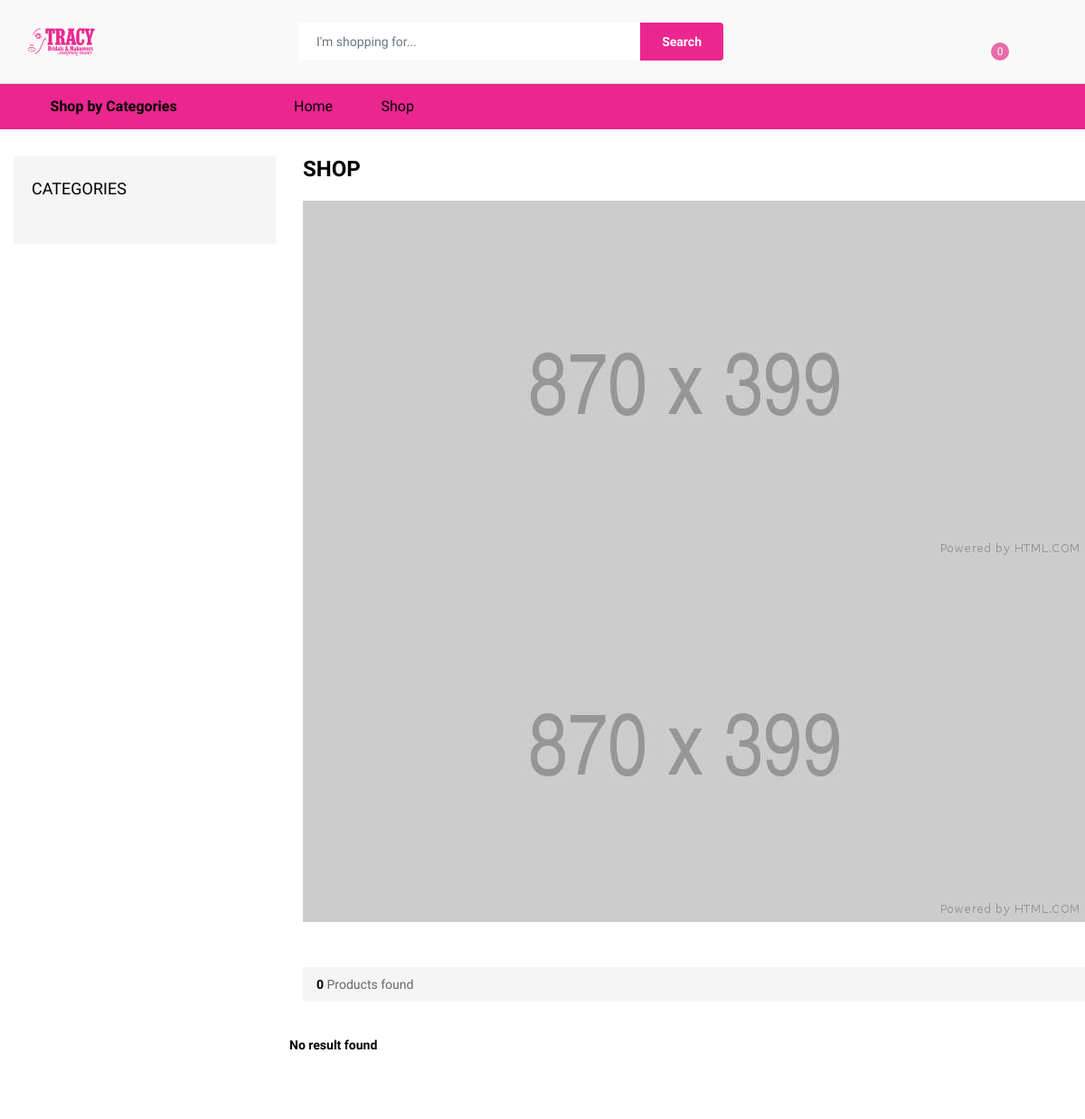
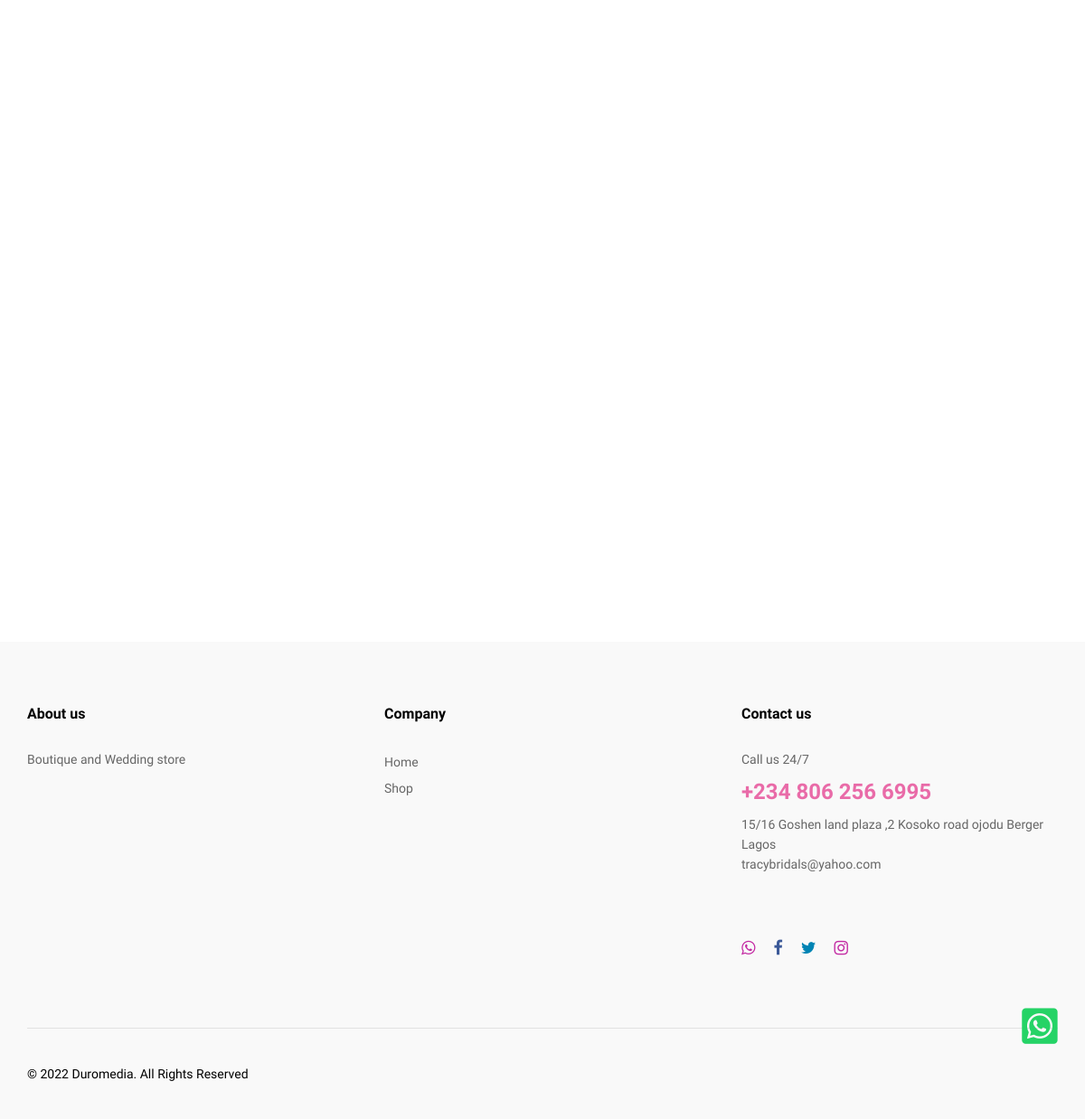
The page /shop.php on the database its author committed (2 pictures, top to bottom).
### tables this page shows
CREATE TABLE `shop_slider_banner` (
  `shop_slider_id` int(11) NOT NULL,
  `shop_slider_name` varchar(10) NOT NULL,
  `shop_slider_image` varchar(255) NOT NULL DEFAULT 'default.jpg',
  `shop_slider_size` varchar(8) NOT NULL DEFAULT '870x399',
  `shop_slider_timestamp` timestamp NOT NULL DEFAULT current_timestamp()
);

### incs-template1/products.php (the view, shortened to what this page needs)
<?php
 $page = (int)(!isset($_GET["page"]) ? 1 : $_GET["page"]);
$per_page = 12;
$startpoint = ($page * $per_page) - $per_page;
$select_products3 = mysqli_query($connect,"SELECT * FROM ".$statement." LIMIT $startpoint, $per_page") or die(db_conn_error);
			 if (mysqli_num_rows($select_products3)> 0){
				while($rows_loop = mysqli_fetch_array($select_products3)){
                    echo '
    <div class="col-xl-2 col-lg-4 col-md-4 col-sm-6 col-6 ">
    <form method="post" action="">
    <div class="ps-product">
    <div class="ps-product__thumbnail">
        <a href="product-description.php?id='.$rows_loop['products_id'].'">
        <img src="images/products/'.$rows_loop['products_image'].'" alt="'.$rows_loop['products_name'].'" /></a>';
        if(!empty($rows_loop['products_sales_price'])){
            $dis = 100 - ceil($rows_loop['products_sales_price']/$rows_loop['products_price']*100);
            echo '
            <div class="ps-product__badge">-'.$dis.'%</div>
            ';
        }
        echo    '
         <ul class="ps-product__actions">
            <form method="POST" action="">
                <input type="hidden" name="code" value="'.$rows_loop['products_id'].'" />
                <button type="submit" class="btn-fade"><li><a data-toggle="tooltip" data-placement="top" title="Add To Cart"><i class="icon-bag2"></i></a></li></button>
            </form>
        </ul>
        </div>
    <div class="ps-product__container">';
    if(isset($_SESSION['user_id'])){
       echo '<div class="text-center my-1">
            <a href="edit-products.php?id='.$rows_loop['products_id'].'"><button type="button" class="btn btn-success btn-lg">Edit</button></a>
            <a href="delete-products.php?id='.$rows_loop['products_id'].'"><button type="button" class="btn btn-danger btn-lg">Delete</button></a>
        </div>';}
echo '
        <div class="ps-product__content"><a class="ps-product__title" href="product-description.php?id='.$rows_loop['products_id'].'">'.$rows_loop['products_name'].'</a>
            <div class="ps-product__rating">
                <select class="ps-rating" data-read-only="true">
                    <option value="1">1</option>
                    <option value="1">2</option>
                    <option value="1">3</option>
                    <option value="1">4</option>
                    <option value="1">5</option>
                </select>
            </div>';
             if(!empty($rows_loop['products_sales_price'])){
                echo '<p class="ps-product__price sale">
                     &#8358;'.number_format($rows_loop['products_sales_price']).' ' . '<del>'.'&#8358;'.number_format($rows_loop['products_price']) .'</del>
                    </p>';
            } else {
                echo '<p class="ps-product__price">
                &#8358;'.number_format($rows_loop['products_price']).'</p>';
            }
            echo '
        </div>
            <div class="ps-product__content hover"><a class="ps-product__title" href="product-description.php?id='.$rows_loop['products_id'].'">'.$rows_loop['products_name'].'</a>';
            if(!empty($rows_loop['products_sales_price'])){
                echo '<p class="ps-product__price sale">
                     &#8358;'.number_format($rows_loop['products_sales_price']).' ' . '<del>'.'&#8358;'.number_format($rows_loop['products_price']) .'</del>
                    </p>';
            } else {
                echo '<p class="ps-product__price">
                &#8358;'.number_format($rows_loop['products_price']).'</p>';
            }
            echo '
            </div>
            </div>
</div>
</form>
</div>
';
}
}else{
    echo '<h5 class="text-center">No result found</h5>';
 }
?>

### public_html/shop.php (shortened to what this page needs)
<?php require_once ('../incs-template1/config.php'); ?>
<?php
include ('../incs-template1/header.php'); ?>
<?php
$statement = "products ORDER BY products_id DESC";
?>
    <div class="ps-page--shop" id="shop-sidebar">
        <div class="container">
            <div class="ps-layout--shop">
                <div class="ps-layout__left">
                <?php
                    include ('../incs-template1/category-sidebar.php');
                ?>
                </div>
                <div class="ps-layout__right">
                    <div class="ps-page__header">
                        <h1>SHOP</h1>
                        <div class="ps-carousel--nav-inside owl-slider" data-owl-auto="true" data-owl-loop="true" data-owl-speed="5000" data-owl-gap="0" data-owl-nav="true" data-owl-dots="true" data-owl-item="1" data-owl-item-xs="1" data-owl-item-sm="1" data-owl-item-md="1" data-owl-item-lg="1" data-owl-duration="1000" data-owl-mousedrag="on">
                        <?php
                            $query_slider_banner_select =  mysqli_query($connect, "SELECT shop_slider_image, shop_slider_name FROM shop_slider_banner ORDER BY shop_slider_id ASC LIMIT 3") or die(db_conn_error);
                        while($looping_slider=mysqli_fetch_array($query_slider_banner_select)){
                            echo '
                                <a href="shop-default.html"><img src="images/shop-sliders/'.$looping_slider['shop_slider_image'].'" alt="'.$looping_slider['shop_slider_name'].'" width="870px" height="399px" style="object-fit: cover;"></a>
                                    ';
                            }
                   ?>
                        </div>
                    </div>
                    <div class="ps-shopping ps-tab-root">
                        <div class="ps-shopping__header">
                        <?php
                            $all_products = mysqli_query($connect,"SELECT products_id  FROM products") or die(db_conn_error);
                        ?>
                            <p><strong> <?php echo mysqli_num_rows($all_products); ?></strong> Products found</p>
                        </div>
                        <div class="ps-tabs">
                            <div class="ps-tab active" id="tab-1">
                                <div class="ps-shopping-product">
                                    <div class="row">
                                    <?php
                                        include ('../incs-template1/products.php');
                                    ?>
                                    </div>
                                </div>
                                <div class="ps-pagination">
                                </div>
                            </div>
                        </div>
                    </div>
                </div>
            </div>
        </div>
    </div>
<?php include ('../incs-template1/footer.php'); ?>

### rows shown on the page
shop_slider_banner: shop_slider_image (placeholder picture)
shop_slider_banner: shop_slider_image (placeholder picture)

### other values the page prints
mysqli_num_rows($all_products) "0"
FOOTER_DESCRIPTION "Boutique and Wedding store"
$TEL "+234 806 256 6995"
$ADDRESS "15/16 Goshen land plaza ,2 Kosoko road ojodu Berger Lagos"
$EMAIL "tracybridals@yahoo.com"
